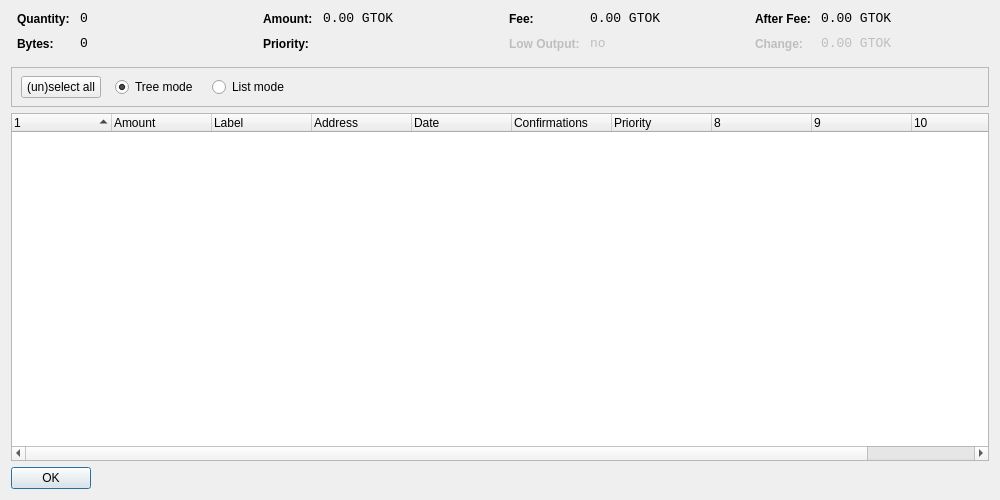
<?xml version="1.0" encoding="UTF-8"?>
<ui version="4.0">
 <class>CoinControlDialog</class>
 <widget class="QDialog" name="CoinControlDialog">
  <property name="geometry">
   <rect>
    <x>0</x>
    <y>0</y>
    <width>1000</width>
    <height>500</height>
   </rect>
  </property>
  <property name="windowTitle">
   <string>Coin Control</string>
  </property>
  <layout class="QVBoxLayout" name="verticalLayout">
   <item>
    <layout class="QHBoxLayout" name="horizontalLayoutTop" stretch="0,0,0,0">
     <property name="topMargin">
      <number>0</number>
     </property>
     <property name="bottomMargin">
      <number>10</number>
     </property>
     <item>
      <layout class="QFormLayout" name="formLayoutCoinControl1">
       <property name="horizontalSpacing">
        <number>10</number>
       </property>
       <property name="verticalSpacing">
        <number>10</number>
       </property>
       <property name="leftMargin">
        <number>6</number>
       </property>
       <property name="rightMargin">
        <number>6</number>
       </property>
       <item row="0" column="0">
        <widget class="QLabel" name="labelCoinControlQuantityText">
         <property name="styleSheet">
          <string notr="true">font-weight:bold;</string>
         </property>
         <property name="text">
          <string>Quantity:</string>
         </property>
        </widget>
       </item>
       <item row="0" column="1">
        <widget class="QLabel" name="labelCoinControlQuantity">
         <property name="font">
          <font>
           <family>Monospace</family>
           <pointsize>10</pointsize>
          </font>
         </property>
         <property name="cursor">
          <cursorShape>IBeamCursor</cursorShape>
         </property>
         <property name="contextMenuPolicy">
          <enum>Qt::ActionsContextMenu</enum>
         </property>
         <property name="text">
          <string notr="true">0</string>
         </property>
         <property name="textInteractionFlags">
          <set>Qt::LinksAccessibleByMouse|Qt::TextSelectableByKeyboard|Qt::TextSelectableByMouse</set>
         </property>
        </widget>
       </item>
       <item row="1" column="0">
        <widget class="QLabel" name="labelCoinControlBytesText">
         <property name="styleSheet">
          <string notr="true">font-weight:bold;</string>
         </property>
         <property name="text">
          <string>Bytes:</string>
         </property>
        </widget>
       </item>
       <item row="1" column="1">
        <widget class="QLabel" name="labelCoinControlBytes">
         <property name="font">
          <font>
           <family>Monospace</family>
           <pointsize>10</pointsize>
          </font>
         </property>
         <property name="cursor">
          <cursorShape>IBeamCursor</cursorShape>
         </property>
         <property name="contextMenuPolicy">
          <enum>Qt::ActionsContextMenu</enum>
         </property>
         <property name="text">
          <string notr="true">0</string>
         </property>
         <property name="textInteractionFlags">
          <set>Qt::LinksAccessibleByMouse|Qt::TextSelectableByKeyboard|Qt::TextSelectableByMouse</set>
         </property>
        </widget>
       </item>
      </layout>
     </item>
     <item>
      <layout class="QFormLayout" name="formLayoutCoinControl2">
       <property name="horizontalSpacing">
        <number>10</number>
       </property>
       <property name="verticalSpacing">
        <number>10</number>
       </property>
       <property name="leftMargin">
        <number>6</number>
       </property>
       <property name="rightMargin">
        <number>6</number>
       </property>
       <item row="0" column="0">
        <widget class="QLabel" name="labelCoinControlAmountText">
         <property name="styleSheet">
          <string notr="true">font-weight:bold;</string>
         </property>
         <property name="text">
          <string>Amount:</string>
         </property>
        </widget>
       </item>
       <item row="0" column="1">
        <widget class="QLabel" name="labelCoinControlAmount">
         <property name="font">
          <font>
           <family>Monospace</family>
           <pointsize>10</pointsize>
          </font>
         </property>
         <property name="cursor">
          <cursorShape>IBeamCursor</cursorShape>
         </property>
         <property name="contextMenuPolicy">
          <enum>Qt::ActionsContextMenu</enum>
         </property>
         <property name="text">
          <string notr="true">0.00 GTOK</string>
         </property>
         <property name="textInteractionFlags">
          <set>Qt::LinksAccessibleByMouse|Qt::TextSelectableByKeyboard|Qt::TextSelectableByMouse</set>
         </property>
        </widget>
       </item>
       <item row="1" column="0">
        <widget class="QLabel" name="labelCoinControlPriorityText">
         <property name="styleSheet">
          <string notr="true">font-weight:bold;</string>
         </property>
         <property name="text">
          <string>Priority:</string>
         </property>
        </widget>
       </item>
       <item row="1" column="1">
        <widget class="QLabel" name="labelCoinControlPriority">
         <property name="font">
          <font>
           <family>Monospace</family>
           <pointsize>10</pointsize>
          </font>
         </property>
         <property name="cursor">
          <cursorShape>IBeamCursor</cursorShape>
         </property>
         <property name="contextMenuPolicy">
          <enum>Qt::ActionsContextMenu</enum>
         </property>
         <property name="text">
          <string/>
         </property>
         <property name="textInteractionFlags">
          <set>Qt::LinksAccessibleByMouse|Qt::TextSelectableByKeyboard|Qt::TextSelectableByMouse</set>
         </property>
        </widget>
       </item>
      </layout>
     </item>
     <item>
      <layout class="QFormLayout" name="formLayoutCoinControl3">
       <property name="horizontalSpacing">
        <number>10</number>
       </property>
       <property name="verticalSpacing">
        <number>10</number>
       </property>
       <property name="leftMargin">
        <number>6</number>
       </property>
       <property name="rightMargin">
        <number>6</number>
       </property>
       <item row="0" column="0">
        <widget class="QLabel" name="labelCoinControlFeeText">
         <property name="styleSheet">
          <string notr="true">font-weight:bold;</string>
         </property>
         <property name="text">
          <string>Fee:</string>
         </property>
        </widget>
       </item>
       <item row="0" column="1">
        <widget class="QLabel" name="labelCoinControlFee">
         <property name="font">
          <font>
           <family>Monospace</family>
           <pointsize>10</pointsize>
          </font>
         </property>
         <property name="cursor">
          <cursorShape>IBeamCursor</cursorShape>
         </property>
         <property name="contextMenuPolicy">
          <enum>Qt::ActionsContextMenu</enum>
         </property>
         <property name="text">
          <string notr="true">0.00 GTOK</string>
         </property>
         <property name="textInteractionFlags">
          <set>Qt::LinksAccessibleByMouse|Qt::TextSelectableByKeyboard|Qt::TextSelectableByMouse</set>
         </property>
        </widget>
       </item>
       <item row="1" column="0">
        <widget class="QLabel" name="labelCoinControlLowOutputText">
         <property name="enabled">
          <bool>false</bool>
         </property>
         <property name="styleSheet">
          <string notr="true">font-weight:bold;</string>
         </property>
         <property name="text">
          <string>Low Output:</string>
         </property>
        </widget>
       </item>
       <item row="1" column="1">
        <widget class="QLabel" name="labelCoinControlLowOutput">
         <property name="enabled">
          <bool>false</bool>
         </property>
         <property name="font">
          <font>
           <family>Monospace</family>
           <pointsize>10</pointsize>
          </font>
         </property>
         <property name="cursor">
          <cursorShape>IBeamCursor</cursorShape>
         </property>
         <property name="contextMenuPolicy">
          <enum>Qt::ActionsContextMenu</enum>
         </property>
         <property name="text">
          <string notr="true">no</string>
         </property>
         <property name="textInteractionFlags">
          <set>Qt::LinksAccessibleByMouse|Qt::TextSelectableByKeyboard|Qt::TextSelectableByMouse</set>
         </property>
        </widget>
       </item>
      </layout>
     </item>
     <item>
      <layout class="QFormLayout" name="formLayoutCoinControl4">
       <property name="horizontalSpacing">
        <number>10</number>
       </property>
       <property name="verticalSpacing">
        <number>10</number>
       </property>
       <property name="leftMargin">
        <number>6</number>
       </property>
       <property name="rightMargin">
        <number>6</number>
       </property>
       <item row="0" column="0">
        <widget class="QLabel" name="labelCoinControlAfterFeeText">
         <property name="styleSheet">
          <string notr="true">font-weight:bold;</string>
         </property>
         <property name="text">
          <string>After Fee:</string>
         </property>
        </widget>
       </item>
       <item row="0" column="1">
        <widget class="QLabel" name="labelCoinControlAfterFee">
         <property name="font">
          <font>
           <family>Monospace</family>
           <pointsize>10</pointsize>
          </font>
         </property>
         <property name="cursor">
          <cursorShape>IBeamCursor</cursorShape>
         </property>
         <property name="contextMenuPolicy">
          <enum>Qt::ActionsContextMenu</enum>
         </property>
         <property name="text">
          <string notr="true">0.00 GTOK</string>
         </property>
         <property name="textInteractionFlags">
          <set>Qt::LinksAccessibleByMouse|Qt::TextSelectableByKeyboard|Qt::TextSelectableByMouse</set>
         </property>
        </widget>
       </item>
       <item row="1" column="0">
        <widget class="QLabel" name="labelCoinControlChangeText">
         <property name="enabled">
          <bool>false</bool>
         </property>
         <property name="styleSheet">
          <string notr="true">font-weight:bold;</string>
         </property>
         <property name="text">
          <string>Change:</string>
         </property>
        </widget>
       </item>
       <item row="1" column="1">
        <widget class="QLabel" name="labelCoinControlChange">
         <property name="enabled">
          <bool>false</bool>
         </property>
         <property name="font">
          <font>
           <family>Monospace</family>
           <pointsize>10</pointsize>
          </font>
         </property>
         <property name="cursor">
          <cursorShape>IBeamCursor</cursorShape>
         </property>
         <property name="contextMenuPolicy">
          <enum>Qt::ActionsContextMenu</enum>
         </property>
         <property name="text">
          <string notr="true">0.00 GTOK</string>
         </property>
         <property name="textInteractionFlags">
          <set>Qt::LinksAccessibleByMouse|Qt::TextSelectableByKeyboard|Qt::TextSelectableByMouse</set>
         </property>
        </widget>
       </item>
      </layout>
     </item>
    </layout>
   </item>
   <item>
    <widget class="QFrame" name="frame">
     <property name="minimumSize">
      <size>
       <width>0</width>
       <height>40</height>
      </size>
     </property>
     <property name="frameShape">
      <enum>QFrame::StyledPanel</enum>
     </property>
     <property name="frameShadow">
      <enum>QFrame::Sunken</enum>
     </property>
     <widget class="QWidget" name="horizontalLayoutWidget">
      <property name="geometry">
       <rect>
        <x>10</x>
        <y>0</y>
        <width>781</width>
        <height>41</height>
       </rect>
      </property>
      <layout class="QHBoxLayout" name="horizontalLayoutPanel" stretch="0,0,0,0,0">
       <property name="spacing">
        <number>14</number>
       </property>
       <item>
        <widget class="QPushButton" name="pushButtonSelectAll">
         <property name="sizePolicy">
          <sizepolicy hsizetype="Maximum" vsizetype="Fixed">
           <horstretch>0</horstretch>
           <verstretch>0</verstretch>
          </sizepolicy>
         </property>
         <property name="text">
          <string>(un)select all</string>
         </property>
        </widget>
       </item>
       <item>
        <widget class="QRadioButton" name="radioTreeMode">
         <property name="sizePolicy">
          <sizepolicy hsizetype="Maximum" vsizetype="Fixed">
           <horstretch>0</horstretch>
           <verstretch>0</verstretch>
          </sizepolicy>
         </property>
         <property name="text">
          <string>Tree mode</string>
         </property>
         <property name="checked">
          <bool>true</bool>
         </property>
        </widget>
       </item>
       <item>
        <widget class="QRadioButton" name="radioListMode">
         <property name="sizePolicy">
          <sizepolicy hsizetype="Maximum" vsizetype="Fixed">
           <horstretch>0</horstretch>
           <verstretch>0</verstretch>
          </sizepolicy>
         </property>
         <property name="text">
          <string>List mode</string>
         </property>
        </widget>
       </item>
       <item>
        <spacer name="horizontalSpacer">
         <property name="orientation">
          <enum>Qt::Horizontal</enum>
         </property>
         <property name="sizeHint" stdset="0">
          <size>
           <width>40</width>
           <height>20</height>
          </size>
         </property>
        </spacer>
       </item>
      </layout>
     </widget>
    </widget>
   </item>
   <item>
    <widget class="CoinControlTreeWidget" name="treeWidget">
     <property name="contextMenuPolicy">
      <enum>Qt::CustomContextMenu</enum>
     </property>
     <property name="sortingEnabled">
      <bool>false</bool>
     </property>
     <property name="columnCount">
      <number>11</number>
     </property>
     <attribute name="headerShowSortIndicator" stdset="0">
      <bool>true</bool>
     </attribute>
     <attribute name="headerStretchLastSection">
      <bool>false</bool>
     </attribute>
     <column>
      <property name="text">
       <string/>
      </property>
     </column>
     <column>
      <property name="text">
       <string>Amount</string>
      </property>
     </column>
     <column>
      <property name="text">
       <string>Label</string>
      </property>
     </column>
     <column>
      <property name="text">
       <string>Address</string>
      </property>
     </column>
     <column>
      <property name="text">
       <string>Date</string>
      </property>
     </column>
     <column>
      <property name="text">
       <string>Confirmations</string>
      </property>
      <property name="toolTip">
       <string>Confirmed</string>
      </property>
     </column>
     <column>
      <property name="text">
       <string>Priority</string>
      </property>
     </column>
     <column>
      <property name="text">
       <string/>
      </property>
     </column>
     <column>
      <property name="text">
       <string/>
      </property>
     </column>
     <column>
      <property name="text">
       <string/>
      </property>
     </column>
     <column>
      <property name="text">
       <string/>
      </property>
     </column>
    </widget>
   </item>
   <item>
    <widget class="QDialogButtonBox" name="buttonBox">
     <property name="sizePolicy">
      <sizepolicy hsizetype="Maximum" vsizetype="Fixed">
       <horstretch>0</horstretch>
       <verstretch>0</verstretch>
      </sizepolicy>
     </property>
     <property name="orientation">
      <enum>Qt::Horizontal</enum>
     </property>
     <property name="standardButtons">
      <set>QDialogButtonBox::Ok</set>
     </property>
    </widget>
   </item>
  </layout>
 </widget>
 <customwidgets>
  <customwidget>
   <class>CoinControlTreeWidget</class>
   <extends>QTreeWidget</extends>
   <header>coincontroltreewidget.h</header>
  </customwidget>
 </customwidgets>
 <resources/>
 <connections/>
</ui>
